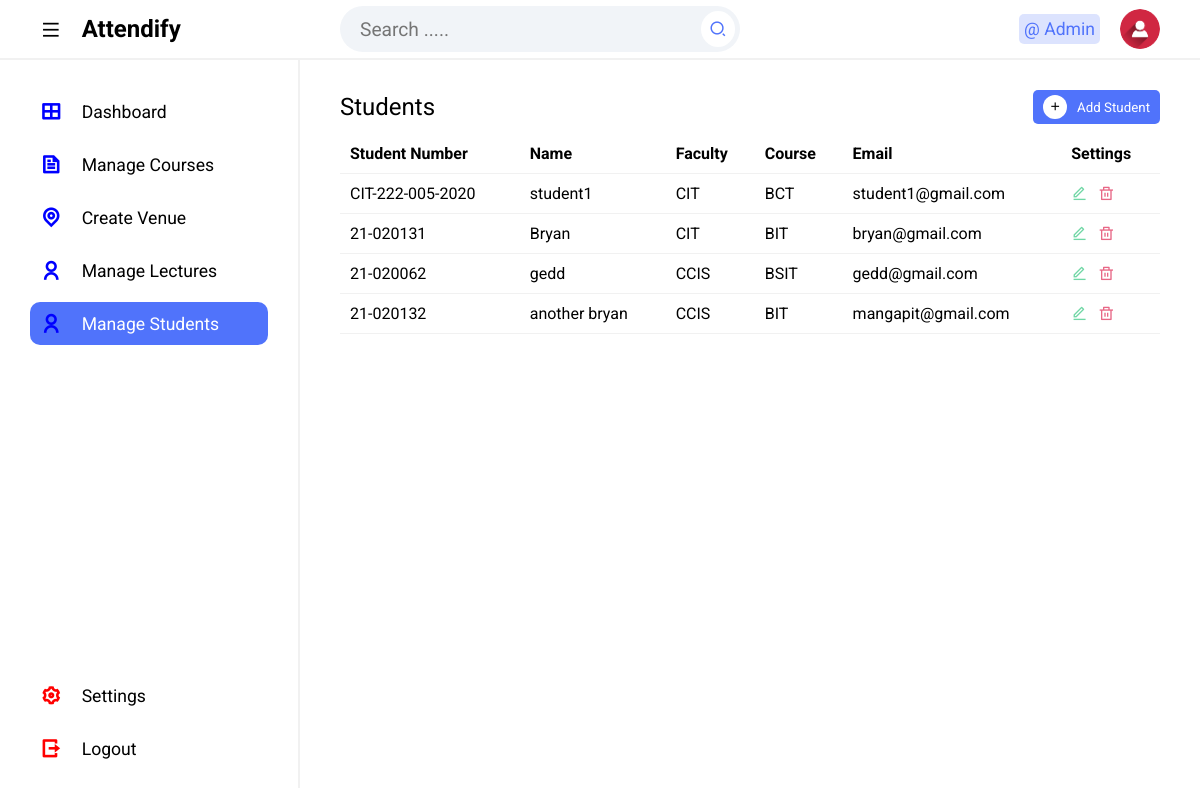
Screenshot of /Admin/createStudent.php (signed in) with the database file from the repository.
### tables this page shows
CREATE TABLE `tblstudents` (
  `Id` int(10) NOT NULL,
  `firstName` varchar(255) NOT NULL,
  `lastName` varchar(255) NOT NULL,
  `registrationNumber` varchar(255) NOT NULL,
  `email` varchar(50) NOT NULL,
  `faculty` varchar(10) NOT NULL,
  `courseCode` varchar(20) NOT NULL,
  `studentImage1` varchar(300) NOT NULL,
  `studentImage2` varchar(300) NOT NULL,
  `dateRegistered` varchar(50) NOT NULL
);

### Admin/createStudent.php (the view, shortened to what this page needs)
<?php
include '../include/dbcon.php';
?>
<!DOCTYPE html>
<html lang="en">
<head>
    <link rel="stylesheet" href="css/styles.css">
    <link rel="stylesheet" href="https://cdnjs.cloudflare.com/ajax/libs/font-awesome/6.5.1/css/all.min.css">
    <link href="https://cdnjs.cloudflare.com/ajax/libs/remixicon/4.2.0/remixicon.css" rel="stylesheet">
</head>
<body>
    <?php include 'Includes/topbar.php'; ?>
    <section class=main>
        <?php include "Includes/sidebar.php"; ?>
        <div class="main--content">
            <div class="table-container">
                <div class="title" id="addStudent">
                    <h2 class="section--title">Students</h2>
                    <button class="add"><i class="ri-add-line"></i>Add Student</button>
                </div>
                <div class="table">
                    <table>
                        <thead>
                            <tr>
                                <th>Student Number</th>
                                <th>Name</th>
                                <th>Faculty</th>
                                <th>Course</th>
                                <th>Email</th>
                                <th>Settings</th>
                            </tr>
                        </thead>
                        <tbody>
                            <?php
                            $sql = "SELECT * FROM tblstudents";
                            $result = $conn->query($sql);
                            if ($result->num_rows > 0) {
                                while ($row = $result->fetch_assoc()) {
                                    echo "<tr>";
                                    echo "<td>" . $row["registrationNumber"] . "</td>";
                                    echo "<td>" . $row["firstName"] . "</td>";
                                    echo "<td>" . $row["faculty"] . "</td>";
                                    echo "<td>" . $row["courseCode"] . "</td>";
                                    echo "<td>" . $row["email"] . "</td>";
                                    echo "<td><span><i class='ri-edit-line edit'></i><i class='ri-delete-bin-line delete'></i></span></td>";
                                    echo "</tr>";
                                }
                            } else {
                                echo "<tr><td colspan='6'>No records found</td></tr>";
                            }
                            ?>
                        </tbody>
                    </table>
                </div>
            </div>
    </section>
</body>
</html>

### Admin/Includes/topbar.php (shortened to what this page needs)
<?php
$fullName = "";
if (isset($_SESSION['userId'])) {
    $userId = $conn->real_escape_string($_SESSION['userId']);
    $query = "SELECT * FROM tbladmin WHERE Id = $userId";
    $rs = $conn->query($query);
    if ($rs) {
        $num = $rs->num_rows;
        if ($num > 0) {
            $row = $rs->fetch_assoc();
            $fullName = $row['firstName'] . " " . $row['lastName'];
        } else {
            echo "Admin not found";
        }
    } else {
        echo "Error: " . $conn->error;
    }
} else {
    header('location: ../index.php');
}
?>
<section class="header">
    <div class="logo">
        <i class="ri-menu-line icon icon-0 menu"></i>
        <h2>Attendify</h2>
    </div>
    <div class="search--notification--profile">
        <div id="searchInput" class="search">
            <input type="text" id="searchText" placeholder="Search .....">
            <button onclick="searchItems()"><i class="ri-search-2-line"></i></button>
        </div>
        <div class="notification--profile">
            <div class="picon lock">
                @ <?php echo $fullName; ?>
            </div>
            <div class="picon profile">
                <img src="img/user.png" alt="">
            </div>
        </div>
    </div>
</section>

### Admin/css/styles.css (style rules this page uses)
* { margin: 0; padding: 0; box-sizing: border-box; font-family: 'Roboto', sans-serif; }
body { position: relative; width: 100%; }
.header { height: 60px; width: 100%; display: flex; align-items: center; border-bottom: 2px solid #f1f1f1; }
.logo { display: flex; align-items: center; width: 300px; padding-left: 40px; }
.search--notification--profile { display: flex; align-items: center; justify-content: space-between; width: calc(100% - 300px); padding: 0 40px; }
.search { background-color: #f1f4f8; border-radius: 50px; width: 400px; padding: 5px; display: flex; align-items: center; justify-content: space-between; }
.search input { background-color: transparent; outline: none; border: none; text-indent: 15px; width: 85%; font-size:1.2em; }
.search button { outline: none; border: none; border-radius: 50%; background-color: #fff; padding: 8px; display: flex; align-items: center; justify-content: center; }
.search button i { font-size: 1.1rem; color: #5073fb; }
.notification--profile { display: flex; align-items: center; }
.picon { margin-left: 20px; font-size: 1.1rem; padding: 5px; border-radius: 5px; }
.lock { color: #5073fb; background-color: rgba(80, 115, 251, .2); }
.profile { position: relative; width: 40px; height: 40px; border-radius: 50%; overflow: hidden; }
img { position: absolute; top: 0; left: 0; width: 100%; height: 100%; object-fit: cover; }
.main { position: relative; width: 100%; min-height: calc(100vh - 60px); }
.icon { position: relative; display: flex; align-items: center; justify-content: center; margin-right: 20px; font-size: 1.3rem; }
thead { position:sticky; top:0; background-color:white; padding:20px; }
.main--content { position: absolute; top: 0; right: 0; height: 100%; width: calc(100% - 300px); padding: 0 40px; transition: .3s; }
.title { display: flex; align-items: center; justify-content: space-between; margin-bottom: 10px; margin-top: 30px; }
.section--title { font-weight: 400; }
.add { display: flex; align-items: center; padding: 5px 10px; outline: none; border: none; background-color: #5073fb; color: #fff; border-radius: 5px; cursor: pointer; transition: .3s; }
.add i { margin-right: 10px; padding: 5px; background-color: #fff; border-radius: 50%; color: #000; }
.table-container { margin-bottom: 20px; }
.table { height: 750px; overflow-y: scroll; }
table { width: 100%; text-align: left; border-collapse: collapse; }
tr { border-bottom: 1px solid #f1f1f1; }
td, th { padding-block: 10px; padding:10px; }
.edit { color: #70d7a5; margin-right: 10px; }
.delete { color: #e86786; }

### rows the page displays
tblstudents: registrationNumber "CIT-222-005-2020", firstName "student1", faculty "CIT", courseCode "BCT", email "student1@gmail.com"
tblstudents: registrationNumber "21-020131", firstName "Bryan", faculty "CIT", courseCode "BIT", email "bryan@gmail.com"
tblstudents: registrationNumber "21-020062", firstName "gedd", faculty "CCIS", courseCode "BSIT", email "gedd@gmail.com"
tblstudents: registrationNumber "21-020132", firstName "another bryan", faculty "CCIS", courseCode "BIT", email "mangapit@gmail.com"

### other values shown
$fullName "Admin"
